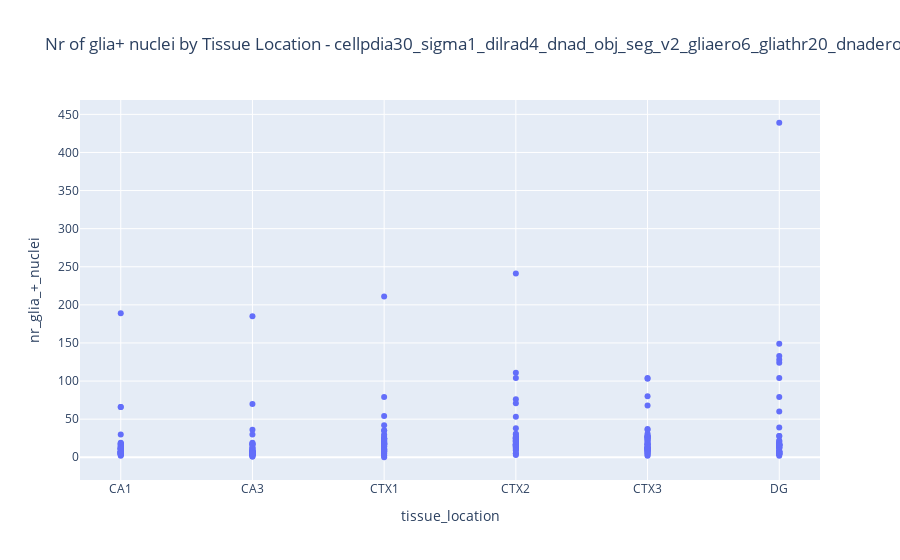

This figure's notebook cell:
### Code cell
# Create the plot
fig = px.scatter(df, x='tissue_location', y='nr_glia_+_nuclei',
                 hover_data=['staining_id','index'], title=f"Nr of glia+ nuclei by Tissue Location - {title}")

# Show the plot
fig.show()

### Figure 1 — Plotly figure (JSON) as saved in the notebook; plotly's stock layout.template omitted (floating-point values rounded to 4 significant figures; data arrays with more than 128 entries replaced by an {"elided": "..."} marker saying what was removed)
{"data": [{"customdata": {"elided": "252x2 int values"}, "hovertemplate": "tissue_location=%{x}<br>nr_glia_+_nuclei=%{y}<br>staining_id=%{customdata[0]}<br>index=%{customdata[1]}<extra></extra>", "legendgroup": "", "marker": {"color": "#636efa", "symbol": "circle"}, "mode": "markers", "name": "", "orientation": "v", "showlegend": false, "type": "scatter", "x": {"elided": "252 str values"}, "xaxis": "x", "y": {"elided": "252 int values"}, "yaxis": "y"}], "layout": {"legend": {"tracegroupgap": 0}, "title": {"text": "Nr of glia+ nuclei by Tissue Location - cellpdia30_sigma1_dilrad4_dnad_obj_seg_v2_gliaero6_gliathr20_dnadero2"}, "xaxis": {"anchor": "y", "domain": [0, 1], "title": {"text": "tissue_location"}}, "yaxis": {"anchor": "x", "domain": [0, 1], "title": {"text": "nr_glia_+_nuclei"}}}}
